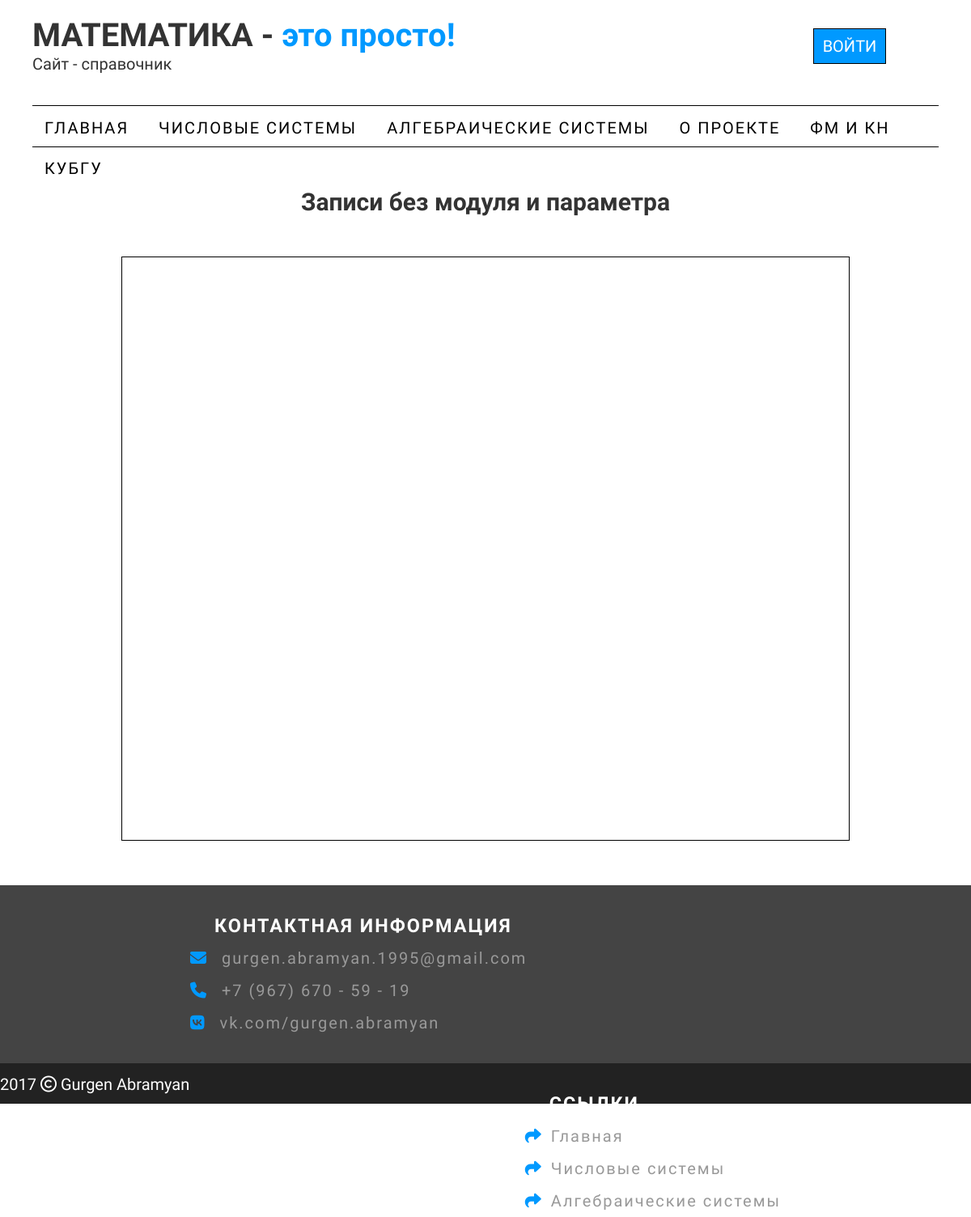
/algebraic-systems/8/, run on an earlier commit of the app's database.
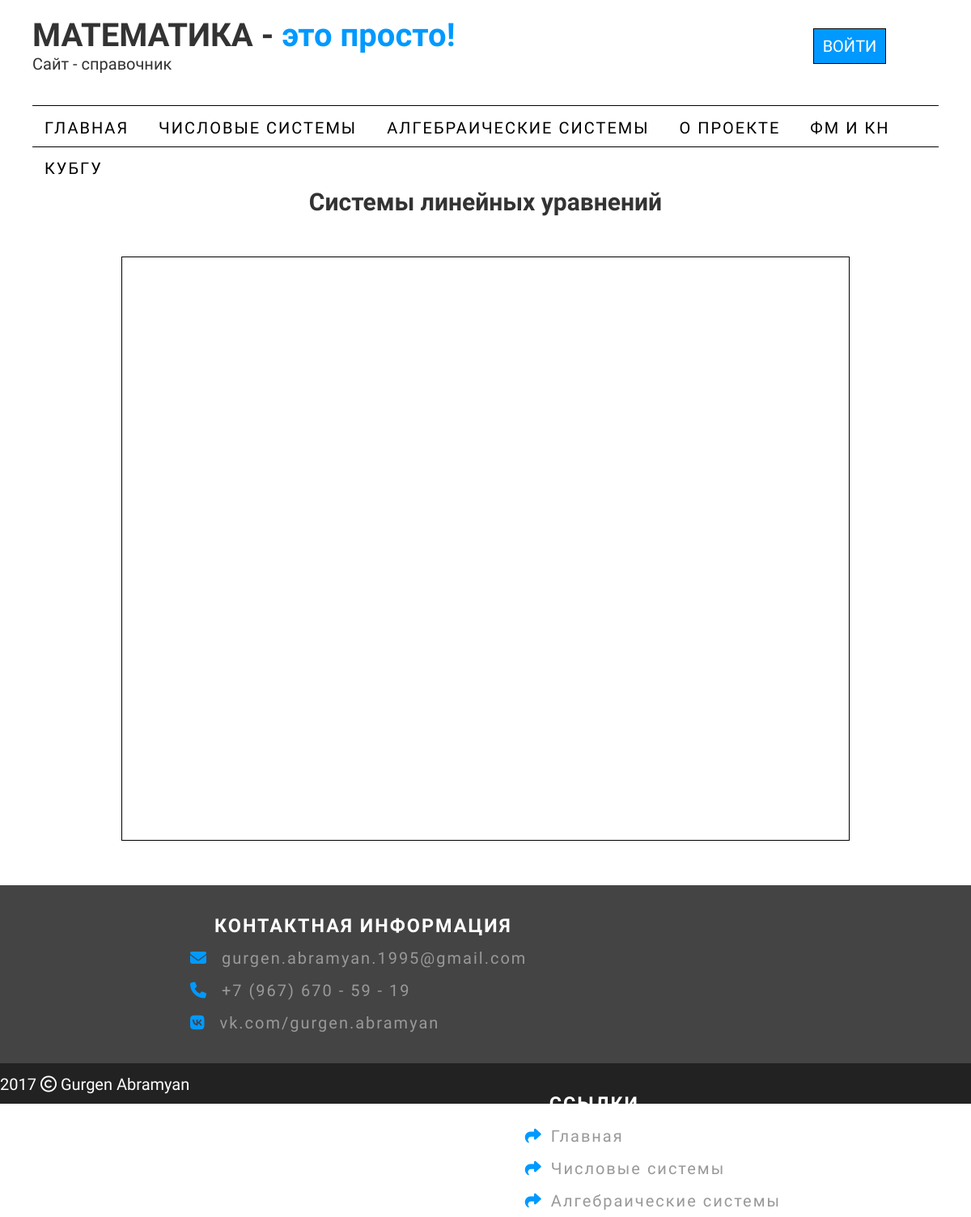
And on a later commit of the database.
### systems/models.py (models this page shows, shortened)
class AlgebraicSection(models.Model):
	class Meta:
		db_table = "AlgebraicSection"
	section_name = models.ForeignKey('AlgebraicSystem', on_delete=models.CASCADE)
	subsection_name = models.CharField(max_length=200)
	file_teacher = models.URLField(max_length=200, null=True, blank=True)
	file_student = models.URLField(max_length=200, null=True, blank=True)
	section_type = models.BooleanField()

### systems/views.py (the view)
# urls.py: url(r'^algebraic-systems/(?P<subsection_id>\d+)/$', views.infoPage_alg, name="infoPage_alg"),
def infoPage_alg(request, subsection_id=1):
	try:
		profile_user = models.Profile.objects.get(user_id=auth.get_user(request).id)
	except ObjectDoesNotExist:
		profile_user = False
	if profile_user:
		if profile_user.teachers_key:
			user_enter = True
		else:
			user_enter = False
	else:
		user_enter = False
	return render(request, 'systems/infoPage_alg.html',
		{'subsection': AlgebraicSection.objects.get(id=subsection_id),
		'username': auth.get_user(request).username,
		'user_enter': user_enter})

### systems/templates/systems/infoPage_alg.html (shortened to what this page needs)
{% extends 'main.html' %}
{% block content %}
    <h2 class="top-system">{{ subsection.subsection_name }}</h2>
    <div class="wrap-file">
        <iframe class="file-text" src="{{ subsection.file_student }}"></iframe>
    </div>
{% endblock %}

What changed in the data, as far as the page shows it:
changed AlgebraicSection: subsection_name "Записи без модуля и параметра" → "Системы линейных уравнений"
